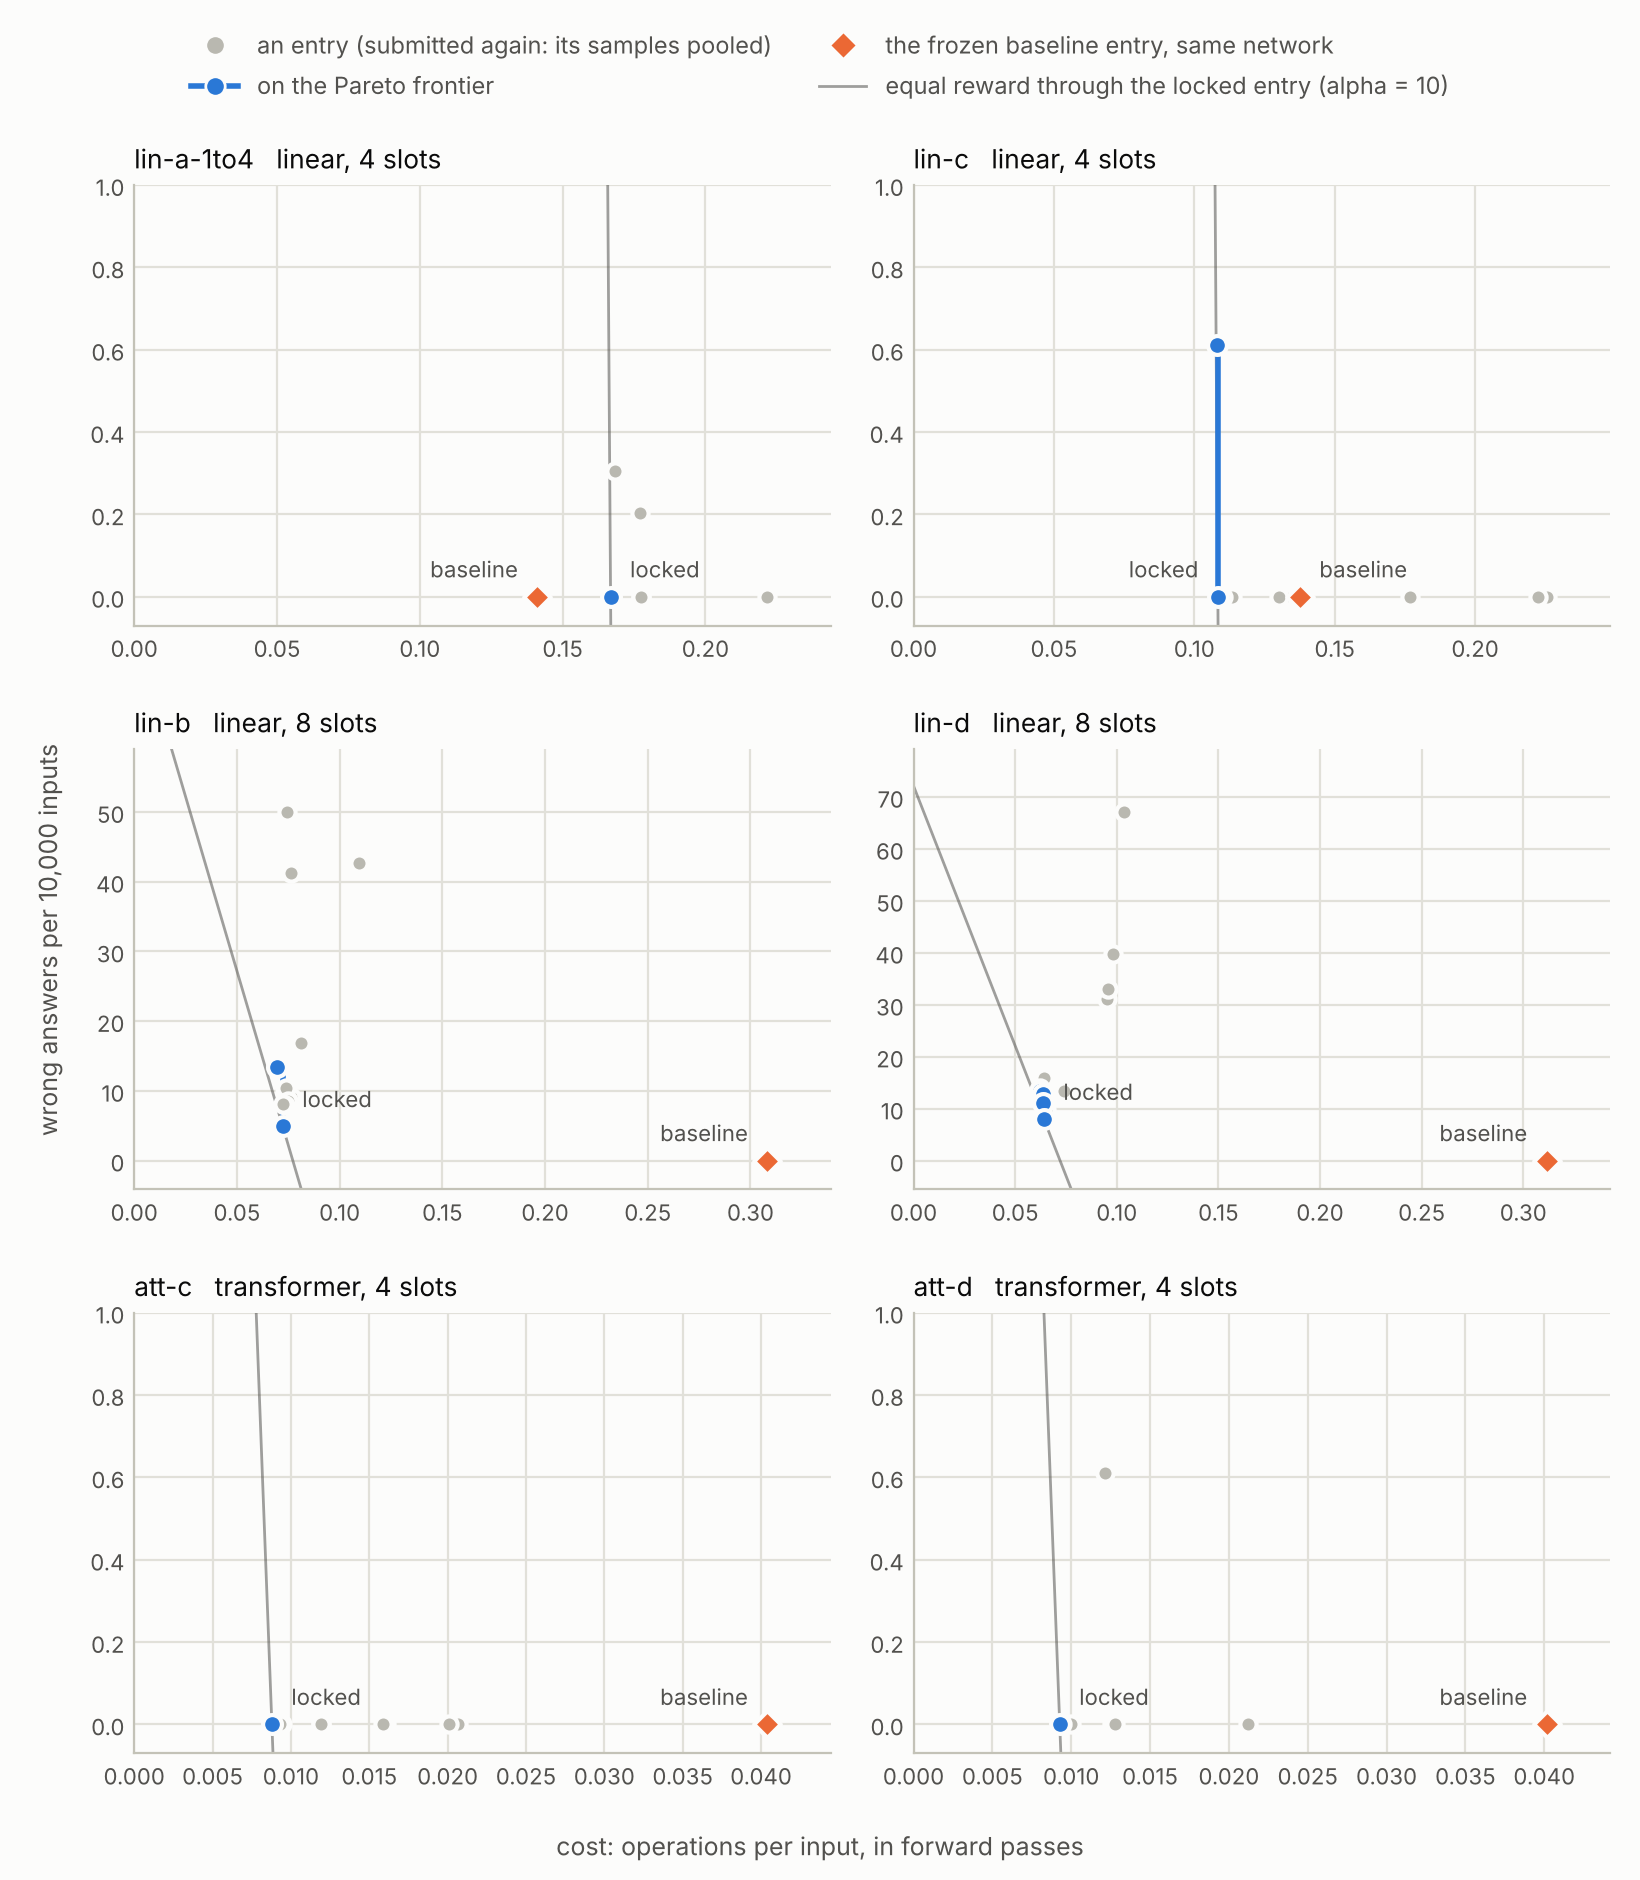

The script that saved this image:
"""The README's picture of the pilots' Pareto frontiers.

    python docs/figures/frontier.py [RUNS FOLDER]     (default ~/mech-interp-level1-runs; needs matplotlib)

The frontier of a run is over three numbers per submission: the share of the inputs answered rightly,
the share answered wrongly and the cost. Every submission of these runs covers the whole data set, so
its right share is one less its wrong share, and the frontier is a frontier in two: cost against wrong
answers. One panel per run shows every scored entry on the run's own network, the ones on the
frontier, the locked entry, the line of equal reward through it, and the frozen baseline entry scored
on the same network. It reads each run's report.json and baseline_scores.jsonl and writes frontier.png
next to this file.

An entry submitted more than once is one point: its latest submission, with all of its samples pooled
(level1/pooling.py), as a run that pools scores it. The runs drawn here were made before pooling, so
they are read as if they had pooled (as `python -m level1.loop rescore --pool` reads them); the
frontier and the locked entry are those of the entries as pooled.
"""

from __future__ import annotations

import json
import sys
from pathlib import Path

import matplotlib

sys.path.insert(0, str(Path(__file__).resolve().parents[2]))  # the repository, for level1
from level1 import pooling, report  # noqa: E402

matplotlib.use("Agg")
import matplotlib.pyplot as plt  # noqa: E402
from matplotlib.lines import Line2D  # noqa: E402

RUNS = [("pilot-lin-a-1to4", "lin-a-1to4", "linear, 4 slots"), ("pilot-lin-c", "lin-c", "linear, 4 slots"),
        ("pilot-lin-b", "lin-b", "linear, 8 slots"), ("pilot-lin-d", "lin-d", "linear, 8 slots"),
        ("pilot-att-c", "att-c", "transformer, 4 slots"), ("pilot-att-d", "att-d", "transformer, 4 slots")]
ALPHA = 10.0  # the runs' reward, r_alpha
PER = 10_000  # wrong answers are shown per this many inputs
# the light reference palette of the dataviz guide: two series, the muted grey, chrome and ink
BLUE, ORANGE, GREY = "#2a78d6", "#eb6834", "#b9b8b0"
SURFACE, GRID, AXIS, INK, INK2 = "#fcfcfb", "#e1e0d9", "#c3c2b7", "#0b0b0b", "#52514e"
OUT = Path(__file__).resolve().parent / "frontier.png"


def names_from_readme() -> dict:
    """{model folder: the name the README gives it}, read from the README's table of the pilots' models (the
    README is the one place outside withheld/ that may say what a network was trained to do). A model the
    table does not name keeps its folder's name."""
    readme = Path(__file__).resolve().parents[2] / "README.md"
    out = {}
    for line in readme.read_text().splitlines() if readme.exists() else []:
        cells = [c.strip() for c in line.strip().strip("|").split("|")]
        if len(cells) > 2 and cells[1] in {name for _, name, _ in RUNS}:
            out[cells[1]] = cells[0]
    return out


def load(folder: Path, run: str) -> tuple:
    """(the run's scored entries, each submitted one standing for all of its submissions with their samples
    pooled, the names of those on the frontier, the locked one's name, the frozen baseline entry's receipt on
    the run's own network or None)."""
    rep = json.loads((folder / run / "report.json").read_text())
    subs = [s for s in rep["submissions"] if s.get("status") == "scored"]  # in submission order
    if not any(s.get("pooled") for s in subs):  # a run made before pooling, read as if it had pooled
        subs = pooling.repooled(subs, rep["reward"])
    subs = pooling.standing(subs)
    for s in subs:
        if abs(s["parts"]["coverage"] - 1.0) > 1e-12:
            raise SystemExit(f"{run} {s['carried_as']} covers less than the data set: two axes are not enough")
    locked = None
    for s in subs:  # the highest reward, the earliest on a tie (loop.best_submission)
        if locked is None or s["reward"] > locked["reward"]:
            locked = s
    baseline = rep.get("baseline") or {}
    first, frozen = (baseline.get("networks") or {}).get("first"), baseline.get("baseline_run")
    base = None
    scores = folder / run / "baseline_scores.jsonl"
    if scores.exists() and first:
        for line in scores.read_text().splitlines():
            e = json.loads(line)
            if e.get("network") == first and e.get("baseline_run") == frozen and e.get("status") == "scored":
                base = e
    return subs, report.frontier(subs), locked["carried_as"], base


def panel(ax, subs: list, front_names: set, locked: str, base: dict | None, title: str) -> None:
    pts = [(report.whole_cost(s["parts"]), report.shares(s["parts"])[1] * PER, s["carried_as"] in front_names,
            s["carried_as"] == locked) for s in subs]
    bc = bw = None
    if base:
        p = base["parts"]
        bc, bw = p["cost"], p["coverage"] * (1.0 - p["fidelity"]) * PER
    xmax = 1.1 * max([c for c, *_ in pts] + ([bc] if bc is not None else []))
    ytop = max(1.0, 1.18 * max(w for _, w, *_ in pts))
    ax.set_xlim(0, xmax)
    ax.set_ylim(-0.07 * ytop, ytop)

    lc, lw = next((c, w) for c, w, _, is_locked in pts if is_locked)
    xs = [0, xmax]  # equal reward through the locked entry: one wrong answer weighs alpha forward passes
    ax.plot(xs, [lw + PER * (lc - x) / ALPHA for x in xs], color=INK2, lw=1, alpha=0.55, zorder=1)

    rest = [(c, w) for c, w, on, _ in pts if not on]
    ax.scatter([c for c, _ in rest], [w for _, w in rest], s=34, color=GREY, edgecolors=SURFACE, linewidths=1.5, zorder=3)
    front = sorted((c, w) for c, w, on, _ in pts if on)
    if len(front) > 1:
        ax.step([c for c, _ in front], [w for _, w in front], where="post", color=BLUE, lw=2, zorder=2)
    ax.scatter([c for c, _ in front], [w for _, w in front], s=46, color=BLUE, edgecolors=SURFACE, linewidths=1.5, zorder=4)
    # the two labels go on the sides facing away from each other when the points are close
    near_right = bc is not None and bc > lc and bc - lc < 0.15 * xmax
    ax.annotate("locked", (lc, lw), xytext=(-7, 7) if near_right else (7, 7), textcoords="offset points",
                ha="right" if near_right else "left", fontsize=8, color=INK2, zorder=5)
    if bc is not None:
        ax.scatter([bc], [bw], s=46, marker="D", color=ORANGE, edgecolors=SURFACE, linewidths=1.5, zorder=4)
        ax.annotate("baseline", (bc, bw), xytext=(7, 7) if near_right else (-7, 7), textcoords="offset points",
                    ha="left" if near_right else "right", fontsize=8, color=INK2, zorder=5)

    ax.set_title(title, loc="left", fontsize=9.5, color=INK, pad=6)
    ax.set_facecolor(SURFACE)
    ax.grid(True, color=GRID, lw=0.8)
    ax.set_axisbelow(True)
    for side in ("top", "right"):
        ax.spines[side].set_visible(False)
    for side in ("left", "bottom"):
        ax.spines[side].set_color(AXIS)
        ax.spines[side].set_linewidth(0.8)
    ax.tick_params(colors=INK2, labelsize=8, length=0)


def main(argv=None) -> int:
    args = sys.argv[1:] if argv is None else argv
    folder = Path(args[0]).expanduser() if args else Path("~/mech-interp-level1-runs").expanduser()
    fig, axes = plt.subplots(3, 2, figsize=(8.2, 9.4), dpi=200, facecolor=SURFACE)
    names = names_from_readme()
    for ax, (run, name, design) in zip(axes.flat, RUNS):
        subs, front_names, locked, base = load(folder, run)
        panel(ax, subs, front_names, locked, base,
              f"{names[name]}   ({name}, {design})" if name in names else f"{name}   {design}")
    handles = [Line2D([], [], marker="o", ls="", color=GREY, markeredgecolor=SURFACE, markersize=7,
                      label="an entry (submitted again: its samples pooled)"),
               Line2D([], [], marker="o", color=BLUE, markeredgecolor=SURFACE, markersize=7, lw=2, label="on the Pareto frontier"),
               Line2D([], [], marker="D", ls="", color=ORANGE, markeredgecolor=SURFACE, markersize=7,
                      label="the frozen baseline entry, same network"),
               Line2D([], [], color=INK2, alpha=0.55, lw=1, label="equal reward through the locked entry (alpha = 10)")]
    fig.legend(handles=handles, loc="upper center", ncol=2, frameon=False, fontsize=8.5, labelcolor=INK2,
               bbox_to_anchor=(0.5, 0.995))
    fig.supxlabel("cost: operations per input, in forward passes", fontsize=9, color=INK2)
    fig.supylabel("wrong answers per 10,000 inputs", fontsize=9, color=INK2)
    fig.tight_layout(rect=(0, 0, 1, 0.94), h_pad=1.6, w_pad=1.4)
    fig.savefig(OUT, facecolor=SURFACE)
    print(f"wrote {OUT}")
    return 0


if __name__ == "__main__":
    sys.exit(main())
